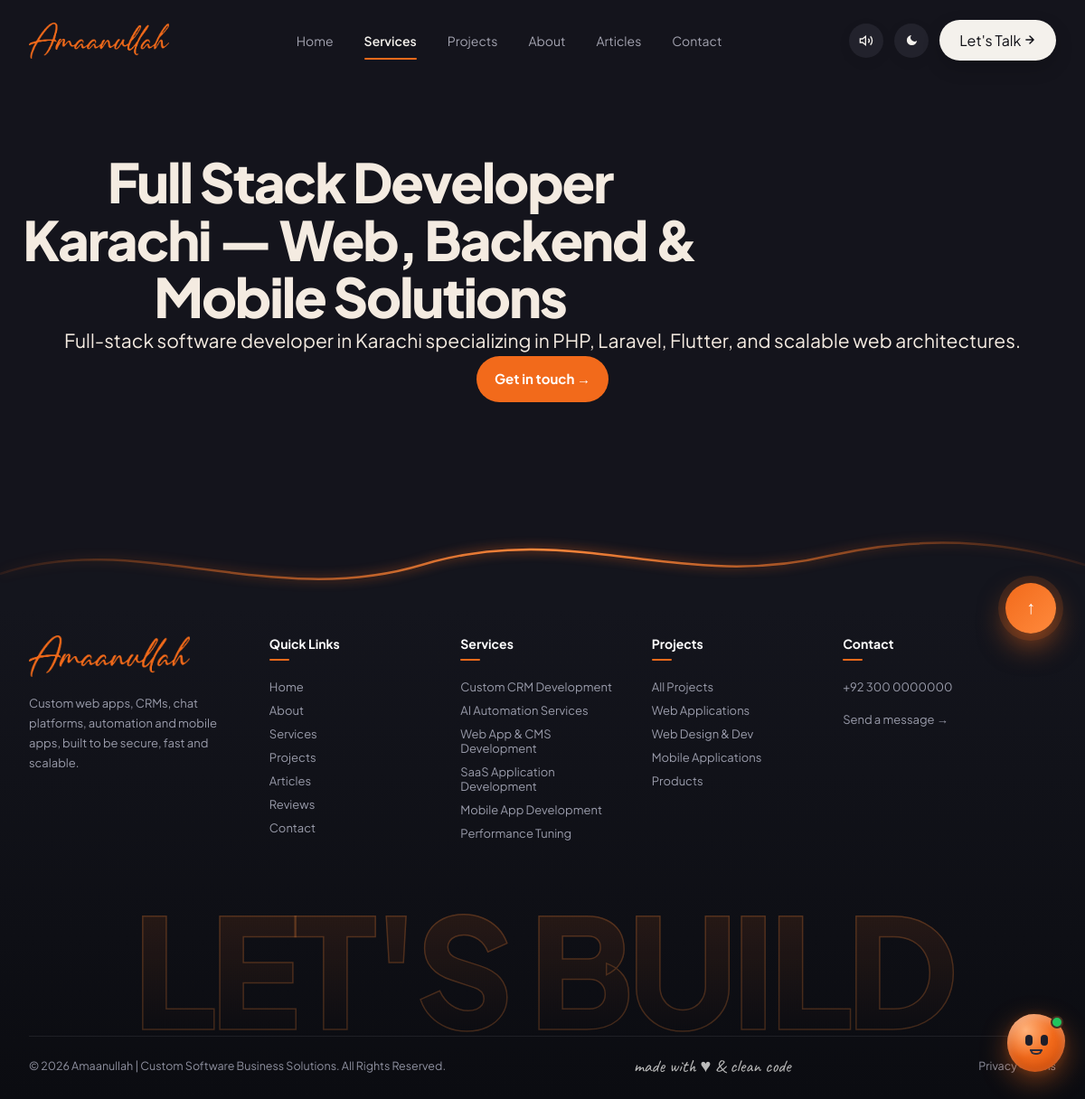
The app's page /full-stack-developer-karachi with its own data.
### tables this page shows
CREATE TABLE `landing_pages` (
  `id` INT UNSIGNED AUTO_INCREMENT PRIMARY KEY,
  `title` VARCHAR(255) NOT NULL,
  `seo_title` VARCHAR(255) NULL,
  `slug` VARCHAR(150) NOT NULL UNIQUE,
  `city` VARCHAR(100) NULL,
  `meta_description` TEXT NULL,
  `content_html` LONGTEXT NULL,
  `schema_json` LONGTEXT NULL,
  `is_active` TINYINT(1) NOT NULL DEFAULT 1,
  `views_count` INT UNSIGNED NOT NULL DEFAULT 0,
  `created_at` DATETIME NOT NULL DEFAULT CURRENT_TIMESTAMP,
  `updated_at` DATETIME NULL ON UPDATE CURRENT_TIMESTAMP,
  INDEX `idx_lp_slug` (`slug`)
);

### app/Helpers/helpers.php (called while the page is built, shortened)
<?php
if (!function_exists('env')) {
    function env(string $key, $default = null) {
        static $vars = null;
        if ($vars === null) {
            $vars = [];
            $file = (defined('BASE_PATH') ? BASE_PATH : dirname(__DIR__, 2)) . '/.env';
        }
        $v = getenv($key);
        if ($v !== false) return $v;
        return array_key_exists($key, $vars) ? $vars[$key] : $default;
    }
}
function config(string $key, $default = null) {
    static $cache = [];
    [$file, $item] = array_pad(explode('.', $key, 2), 2, null);
    if (!isset($cache[$file])) {
        $path = BASE_PATH . "/config/{$file}.php";
        $cache[$file] = is_file($path) ? require $path : [];
    }
    return $item === null ? $cache[$file] : ($cache[$file][$item] ?? $default);
}
function base_path_url(): string {
    static $base = null;
    if ($base !== null) return $base;
    $url = config('app.url');
    $dir = str_replace('\\', '/', dirname($_SERVER['SCRIPT_NAME'] ?? '/'));
    $dir = preg_replace('#/public$#', '', rtrim($dir, '/'));
    return $base = ($dir === '/' ? '' : $dir);
}
function base_url(string $path = '/'): string {
    $path = '/' . ltrim($path, '/');
    $b = base_path_url();
    return $b === '' ? $path : ($path === '/' ? $b . '/' : $b . $path);
}
function asset_url(string $path): string {
    return base_url('/' . ltrim($path, '/'));
}
function view_path(string $view): string {
    return BASE_PATH . '/views/' . ltrim($view, '/');
}
function view(string $name, array $data = []): string {
    $file = view_path(str_ends_with($name, '.php') ? $name : $name . '.php');
    extract($data, EXTR_SKIP);
    try { require $file; } catch (Throwable $t) { ob_end_clean(); throw $t; }
    return ob_get_clean();
}

### config/database.php (called while the page is built)
<?php
return [
    'enabled'  => filter_var(env('DB_ENABLED', false), FILTER_VALIDATE_BOOLEAN),
    'driver'   => 'mysql',
    'host'     => env('DB_HOST', '127.0.0.1'),
    'port'     => (int) env('DB_PORT', 3306),
    'database' => env('DB_DATABASE', 'web3d'),
    'username' => env('DB_USERNAME', 'root'),
    'password' => env('DB_PASSWORD', ''),
    'charset'  => env('DB_CHARSET', 'utf8mb4'),
];

### config/app.php (called while the page is built)
<?php
return [
    'name'  => env('APP_NAME', 'Amaanullah'),
    'env'   => env('APP_ENV', 'production'),
    'debug' => filter_var(env('APP_DEBUG', false), FILTER_VALIDATE_BOOLEAN),
    'url'   => rtrim((string) env('APP_URL', ''), '/'),
    'log_level' => env('LOG_LEVEL', 'info'),
    'timezone'  => env('APP_TIMEZONE', 'Asia/Karachi'),
];

### app/Core/Database.php (called while the page is built, shortened)
<?php
class Database
{
    private static ?PDO $pdo = null;
    public static function enabled(): bool { return (bool) config('database.enabled'); }
    public static function connection(): PDO
    {
        if (self::$pdo) return self::$pdo;
        $c = config('database');
        $dsn = sprintf('%s:host=%s;port=%d;dbname=%s;charset=%s', $c['driver'], $c['host'], $c['port'], $c['database'], $c['charset']);
        return self::$pdo = new PDO($dsn, $c['username'], $c['password'], [
            PDO::ATTR_ERRMODE => PDO::ERRMODE_EXCEPTION,
            PDO::ATTR_DEFAULT_FETCH_MODE => PDO::FETCH_ASSOC,
            PDO::ATTR_EMULATE_PREPARES => false,
        ]);
    }
}

### app/Core/Model.php (called while the page is built, shortened)
<?php
abstract class Model
{
    protected static string $table = '';
    public static function find(string $slug): ?array
    {
        if (static::$table && Database::enabled()) {
            try {
                $stmt = Database::connection()->prepare('SELECT * FROM `' . static::$table . '` WHERE `slug` = :slug LIMIT 1');
                $stmt->execute(['slug' => $slug]);
                $row = $stmt->fetch();
                return $row ?: null;
            } catch (\Throwable $e) {
                Logger::warning('DB find by slug failed: ' . $e->getMessage());
            }
        }
        return null;
    }
}

### app/Models/LandingPageModel.php (called while the page is built, shortened)
<?php
class LandingPageModel extends Model
{
    public static function findActive(string $slug): ?array
    {
        $page = static::find($slug);
        return ($page && !empty($page['is_active'])) ? $page : null;
    }
}

### app/Controllers/LandingController.php (called while the page is built, shortened)
<?php
class LandingController extends Controller
{
    public function show(string $slug): string
    {
        $page = LandingPageModel::findActive($slug);
        return $this->render('landing/show', [
            'landing' => $page,
            'page' => $page,
            'slug' => $slug,
        ]);
    }
}

### index.php (called while the page is built, shortened)
<?php
\App\Core\App::boot(BASE_PATH)->run();

### public/index.php (called while the page is built, shortened)
<?php
require dirname(__DIR__) . '/index.php';

### app/Core/Controller.php (called while the page is built, shortened)
<?php
abstract class Controller
{
    protected function render(string $view, array $data = []): string
    {
        return view($view, $data);
    }
}

### views/landing/show.php (the view, shortened to what this page needs)
<?php
$l = $landing ?? $page ?? [];
$slug = $l['slug'] ?? '';
$desc = !empty($l['meta_description']) ? $l['meta_description'] : 'Senior software developer building custom CRM systems, SaaS platforms, automation workflows and modern web apps.';
?>
<!DOCTYPE html>
<html lang="en">
<head>
<link rel="stylesheet" href="<?= asset_url('css/landing.css') ?>">
<link rel="stylesheet" href="<?= asset_url('css/chatbot.css') ?>">
<link rel="stylesheet" href="<?= asset_url('css/layout.css') ?>">
</head>
<body>
<?php $home = false; $active = 'Services'; require view_path('layouts/header.php'); ?>
<main>
<?php if (!empty($l['content_html'])): ?>
  <?= $l['content_html'] ?>
<?php else: ?>
  <div class="wrap" style="padding:80px 20px;text-align:center">
    <h1><?= htmlspecialchars($l['title'] ?? 'Landing Page') ?></h1>
    <p class="lead"><?= htmlspecialchars($desc) ?></p>
    <a class="btn o" href="<?= base_url('/contact') ?>">Get in touch →</a>
  </div>
<?php endif; ?>
</main>
<?php require view_path('layouts/footer.php'); ?>
</body>
</html>

### app/Core/App.php (shortened to what this page needs)
<?php
class App
{
    private array $routes = ['GET' => [], 'POST' => []];
    public function get(string $pattern, array $handler): void  { $this->routes['GET'][$pattern] = $handler; }
    public function post(string $pattern, array $handler): void { $this->routes['POST'][$pattern] = $handler; }
    public function run(): void
    {
        $method = $_SERVER['REQUEST_METHOD'] ?? 'GET';
        $path = rawurldecode(parse_url($_SERVER['REQUEST_URI'] ?? '/', PHP_URL_PATH) ?? '/');
        $base = base_path_url();
        $path = preg_replace('#^/(index\.php|public)(?=/|$)#', '', $path);
        $path = '/' . trim((string) $path, '/');
        foreach ($this->routes[$method] ?? [] as $pattern => [$class, $action]) {
            $regex = '#^' . preg_replace('#\{(\w+)\}#', '(?P<$1>[a-z0-9-]+)', $pattern) . '$#';
            if (preg_match($regex, $path, $m)) {
                $params = array_values(array_filter($m, 'is_string', ARRAY_FILTER_USE_KEY));
                echo (new $class())->$action(...$params);
                return;
            }
        }
    }
}

### public/css/landing.css (style rules this page uses)
:root { --o:#f26a1b;--o2:#ff8a3d;--cr:#fbf6ef;--cr2:#f4ece0;--ink:#14141c;--mu:#5d5b66;--ln:#e8dfd2;--r:20px }
* { box-sizing:border-box;margin:0;padding:0 }
html { scroll-behavior:smooth;scroll-padding-top:90px }
body { font-family:"Plus Jakarta Sans",system-ui,sans-serif;background:var(--cr);color:var(--ink);font-size:18px;line-height:1.75;overflow-x:hidden;-webkit-font-smoothing:antialiased }
a { color:inherit }
.btn { display:inline-flex;align-items:center;gap:8px;background:var(--ink);color:#fff;text-decoration:none;font-weight:700;font-size:15px;padding:12px 20px;border-radius:999px;transition:.25s }
.btn.o { background:var(--o) }
.wrap { max-width:1280px;margin:auto;padding:0 28px }
h1 { font-size:clamp(34px,5vw,62px);line-height:1.06;letter-spacing:-.035em;font-weight:800;max-width:18ch }
.lead { font-size:21px;line-height:1.65;color:var(--ink)!important }
main { overflow-x:clip }
html[data-theme="dark"] body { background:#14141c;color:#f4ebe1 }
html[data-theme="dark"] .btn { background:#0b0b10;color:#fff }
html[data-theme="dark"] .btn.o { background:#f26a1b }
html[data-theme="dark"] .lead { color:#f4ebe1!important }

### records on screen
landing_pages: title "Full Stack Developer Karachi — Web, Backend & Mobile Solutions", meta_description "Full-stack software developer in Karachi specializing in PHP, Laravel, Flutter, and scalable web architectures."

### other values on screen
setting('phone_number', '') "+92 300 0000000"
